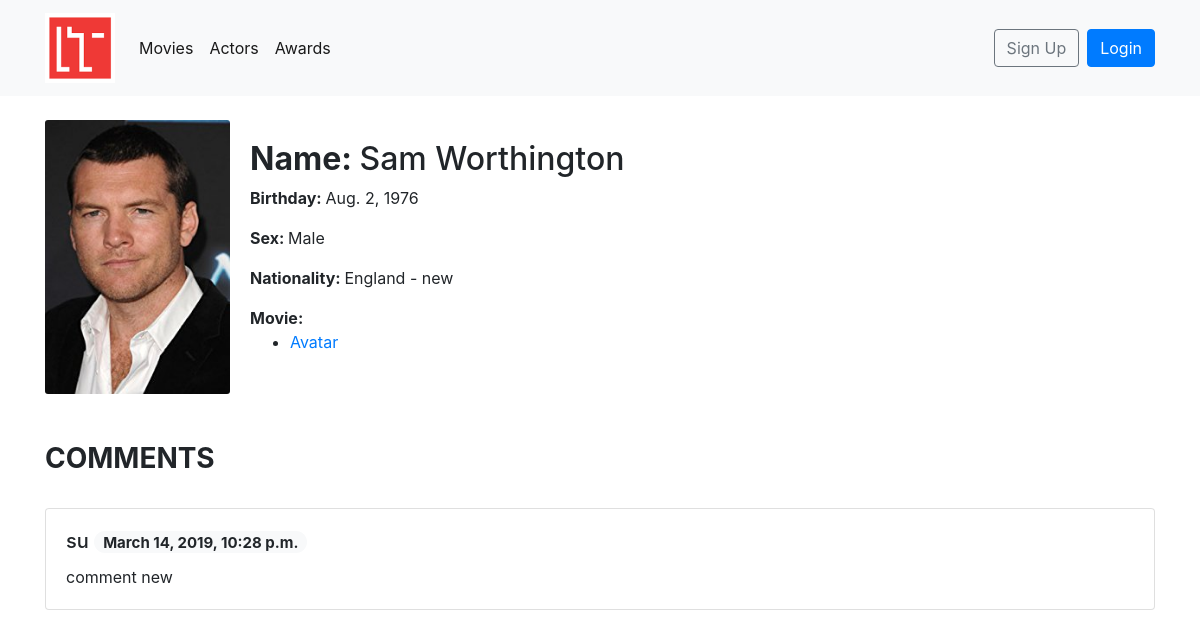
The page /imdb/actors/1/ on the database its author committed.
### moviedb/models.py (models this page shows, shortened)
class Actor(models.Model):
    first_name = models.CharField(max_length=100)
    last_name = models.CharField(max_length=100)
    birthdate = models.DateField()
    sex = models.CharField(max_length=6, choices=(('Male', 'Male'),
                                                  ('Female', 'Female'),
                                                  ('Other', 'Other')))
    nationality = models.CharField(max_length=100)
    avatar = models.ImageField(upload_to='pictures', null=True, blank=True)
    class Meta:
        verbose_name = "Actor"
        verbose_name_plural = "Actors"
    def get_movies(self):
        return self.movie_set.all()

class Movie(models.Model):
    title = models.CharField(max_length=100)
    description = models.CharField(max_length=500)
    release_date = models.DateField()
    category = models.ManyToManyField(Category)
    actors = models.ManyToManyField(Actor, blank=True)
    logo = models.ImageField(upload_to='pictures', null=True, blank=True)
    class Meta:
        verbose_name = "Movie"
        verbose_name_plural = "Movies"

class CommentActor(models.Model):
    content = models.TextField(blank=False, max_length=256)
    time = models.DateTimeField(auto_now_add=True)
    user = models.ForeignKey(User, on_delete=models.CASCADE,)
    actor = models.ForeignKey(Actor, on_delete=models.CASCADE,)
    class Meta:
        verbose_name = "CommentActor"
        verbose_name_plural = "CommentActors"

### moviedb/views.py (the view, shortened to what this page needs)
# urls.py: path('actors/<int:pk>/', views.ActorDetailView.as_view(),
class ActorDetailView(DetailView):
    model = Actor
    def get_context_data(self, **kwargs):
        context = super().get_context_data(**kwargs)
        context['comments'] = CommentActor.objects.filter(
            actor_id=self.kwargs["pk"]).order_by('-time')
        context['edit_comment_form'] = EditCommentActorForm
        return context

### templates/moviedb/actor_detail.html (shortened to what this page needs)
{% extends "base.html" %} {% load static %} {% load widget_tweaks %} {% block body %}
<div class="card border-0">
    <div class="row no-gutters">
        <div class="col-md-2">
            {% if object.avatar %}
                <img src="{{ object.avatar.url }}" alt="logo" class="card-img">
            {% endif %}
        </div>
        <div class="col-md">
            <div class="card-body card-text">
                <h2> <strong> Name: </strong> {{ object.first_name }} {{ object.last_name }}</h2>
                <p> <strong> Birthday: </strong> {{ object.birthdate }}</p>
                <p> <strong> Sex: </strong> {{ object.sex }}</p>
                <p> <strong> Nationality: </strong> {{ object.nationality }}</p>
                <strong> Movie: </strong>
                <ul>
                    {% for movie in object.get_movies.all %}
                    <li><a href="{% url 'moviedb:movie_detail' movie.pk %}"> {{ movie.title }} </a>
                    </li>
                    {% endfor %}
                </ul>
            </div>
        </div>
    </div>
</div>
<br/><br/>
<h3> <strong> COMMENTS </strong></h3><br/>  {% for comment in comments %}
<div class="card mb-3">
    <div class="card-body">
        <h5 class="card-title">{{ comment.user }} <span class="badge badge-light badge-pill">{{ comment.time }}</span>
        </h5>
        {{ comment.content }}
    </div>
</div>
{% endfor %} {% endblock %}

### rows shown on the page
Actor: avatar (picture), first_name "Sam", last_name "Worthington", birthdate "Aug. 2, 1976", sex "Male", nationality "England - new"
Movie: title "Avatar"
CommentActor: user "su", time "March 14, 2019, 10:28 p.m.", content "comment new"
